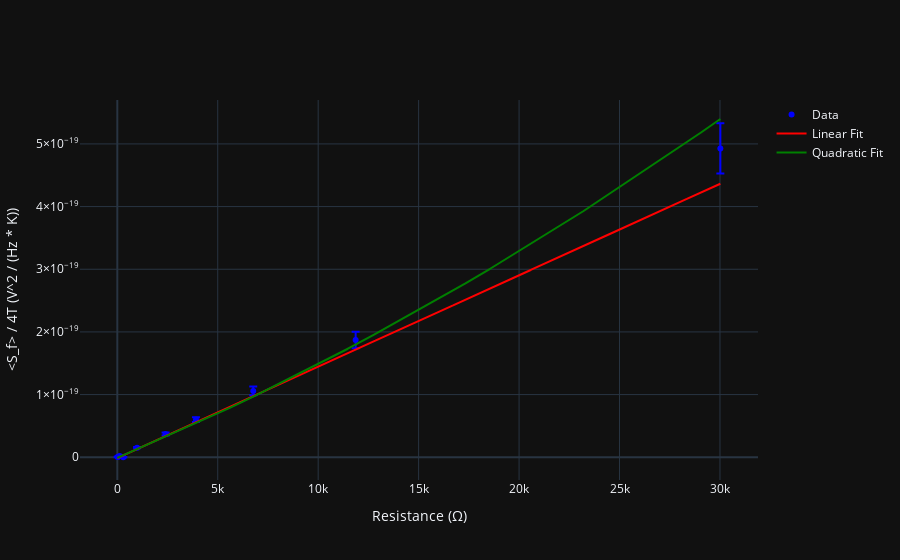
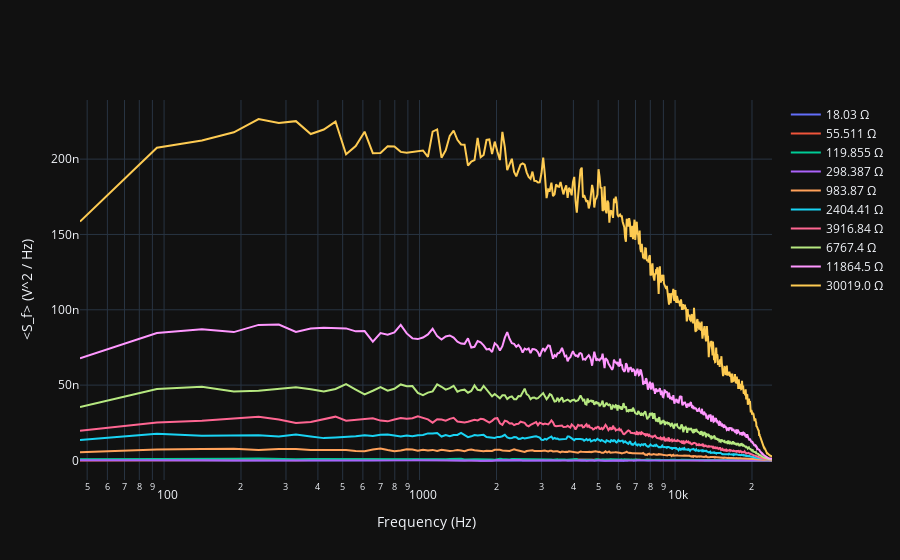

The notebook cell these images were saved under, in order:
### Code cell
# Noise data analysis

Temp = 21.1 + 273.15
Temp_std = 1

fs = 48000

Pden_arr = np.array([])
Pden_std_arr = np.array([])


def G_std_over_G(f, V_in, R_2):
    return np.sqrt( ( (3E-3 + 0.01 * G_piece_func(f) * V_in) / (G_piece_func(f) * V_in) ) ** 2
                                     + (( v_into_amp(3E-3, cR_1, R_2) + 0.01 * V_in) / V_in) ** 2)


color_arr = ['green', 'red', 'blue', 'orange', 'pink', 'cyan', 'purple']

fig2 = go.Figure()
fig2.update_layout(
    xaxis_title="Frequency (Hz)",
    yaxis_title="<S_f> (V^2 / Hz)",
    xaxis_type="log",
    template="plotly_dark"
)

# Spectral Analysis
r = 0
for v_dat1, v_dat2 in zip(v_data1_arr, v_data2_arr):
    f1, P_den1 = signal.welch(v_dat1, fs, nperseg=1024)
    f2, P_den2 = signal.welch(v_dat2, fs, nperseg=1024)
    fc, P_den_cross = signal.csd(v_dat1, v_dat2, fs, nperseg=1024)
    min_len = np.min([len(f1), len(f2), len(fc)])
    f = f1[1: min_len - 1].real
    P_den1 = P_den1[1: min_len - 1].real
    P_den2 = P_den2[1: min_len - 1].real
    P_den_cross = P_den_cross[1: min_len - 1].real
    P_den = P_den_cross

    P_den = P_den / G_piece_func(f) ** 2 / C_interp(f) ** 2
    f_flat = f[15:400]
    flat_P_den = P_den[15:400]

    fig2.add_trace(go.Scatter(
        x=f, y=P_den_cross,
        name='{} Ω'.format(R_arr[r]),
        mode='lines',
        # line=dict(
        #     color=color_arr[r]
        # )
    ))

    data_std = np.sqrt(
        np.sum(
            ( 2 * flat_P_den * np.sqrt( (2/40) ** 2 +
                                         (0.2 / G_piece_func(f_flat) + 0.01) ** 2) ) ** 2
        )
    ) / len(f_flat)
    Pden_std_arr = np.append(Pden_std_arr, np.sqrt(np.std(flat_P_den) ** 2 + data_std ** 2))
    Pden_arr = np.append(Pden_arr, np.mean(flat_P_den).real)
    r += 1


# Fitting data
def lin_func(x, a, b):
    return a*x + b

def quad_func(x, a, b, c):
    return a*x**2 + b*x + c

kb_slope_arr = Pden_arr / (4 * Temp)
kb_slope_std_arr = Pden_arr / (4 * Temp) * np.sqrt((Pden_std_arr / Pden_arr) ** 2 + (Temp_std / Temp) ** 2)

params_lin, cov_lin = curve_fit(lin_func, R_arr, kb_slope_arr, sigma=kb_slope_std_arr)
p_lin_err = np.sqrt(np.diag(cov_lin))

params_quad, cov_quad = curve_fit(quad_func, R_arr, kb_slope_arr, sigma=kb_slope_std_arr)
p_quad_err = np.sqrt(np.diag(cov_quad))

R_space = np.linspace(0, max(R_arr), 10000)


# Plotting
fig1 = go.Figure()
fig1.add_trace(go.Scatter(
    x=R_arr, y=kb_slope_arr,
    error_y=dict(
        type='data',
        array=kb_slope_std_arr,
        color='blue'
    ),
    name='Data', 
    mode='markers',
    marker=dict(
        color='blue'
    )
))

fig1.add_trace(go.Scatter(
    x=R_space, y=lin_func(R_space, *params_lin),
    name='Linear Fit',
    mode='lines',
    line=dict(
        color='red'
    )
))

fig1.add_trace(go.Scatter(
    x=R_space, y=quad_func(R_space, *params_quad),
    name='Quadratic Fit',
    mode='lines',
    line=dict(
        color='green'
    )
))

fig1.update_layout(
    xaxis_title='Resistance (Ω)',
    yaxis_title='<S_f> / 4T (V^2 / (Hz * K))',
    template="plotly_dark"
)

fig1.show()
fig1.write_image('S vs R plot.pdf')
fig1.write_image('S vs R plot.png')
fig2.show()
fig2.write_image('PSD per R.pdf')
fig2.write_image('PSD per R.png')

print('Lin param: {} +/- {} , Const param: {} +/- {}'.format(params_lin[0], p_lin_err[0], params_lin[1], p_lin_err[1]))
print('Quad param: {} +/- {} , Lin param: {} +/- {} , Const param: {} +/- {}'.format(params_quad[0], p_quad_err[0], params_quad[1],
                                                                                     p_quad_err[1], params_quad[2], p_quad_err[2]))

### Figure 1 — Plotly figure (JSON) as saved in the notebook; plotly's stock layout.template omitted (floating-point values rounded to 4 significant figures; data arrays with more than 128 entries replaced by an {"elided": "..."} marker saying what was removed)
{"data": [{"error_y": {"array": [3.695e-22, 3.493e-22, 4.146e-22, -3.074e-22, 1.008e-21, 2.372e-21, 3.772e-21, 7.139e-21, 1.329e-20, 4.018e-20], "color": "blue", "type": "data"}, "marker": {"color": "blue"}, "mode": "markers", "name": "Data", "type": "scatter", "x": [18.03, 55.51, 119.9, 298.4, 983.9, 2404.0, 3917.0, 6767.0, 11860.0, 30019], "y": [2.731e-22, 8.609e-22, 1.808e-21, -6.317e-24, 1.518e-20, 3.7e-20, 6.006e-20, 1.059e-19, 1.872e-19, 4.928e-19]}, {"line": {"color": "red"}, "mode": "lines", "name": "Linear Fit", "type": "scatter", "x": {"elided": "10000 float values"}, "y": {"elided": "10000 float values"}}, {"line": {"color": "green"}, "mode": "lines", "name": "Quadratic Fit", "type": "scatter", "x": {"elided": "10000 float values"}, "y": {"elided": "10000 float values"}}], "layout": {"xaxis": {"title": {"text": "Resistance (Ω)"}}, "yaxis": {"title": {"text": "<S_f> / 4T (V^2 / (Hz * K))"}}}}

### Figure 2 — Plotly figure (JSON) as saved in the notebook; plotly's stock layout.template omitted (floating-point values rounded to 4 significant figures; data arrays with more than 128 entries replaced by an {"elided": "..."} marker saying what was removed)
{"data": [{"mode": "lines", "name": "18.03 Ω", "type": "scatter", "x": {"elided": "511 float values"}, "y": {"elided": "511 float values"}}, {"mode": "lines", "name": "55.511 Ω", "type": "scatter", "x": {"elided": "511 float values"}, "y": {"elided": "511 float values"}}, {"mode": "lines", "name": "119.855 Ω", "type": "scatter", "x": {"elided": "511 float values"}, "y": {"elided": "511 float values"}}, {"mode": "lines", "name": "298.387 Ω", "type": "scatter", "x": {"elided": "511 float values"}, "y": {"elided": "511 float values"}}, {"mode": "lines", "name": "983.87 Ω", "type": "scatter", "x": {"elided": "511 float values"}, "y": {"elided": "511 float values"}}, {"mode": "lines", "name": "2404.41 Ω", "type": "scatter", "x": {"elided": "511 float values"}, "y": {"elided": "511 float values"}}, {"mode": "lines", "name": "3916.84 Ω", "type": "scatter", "x": {"elided": "511 float values"}, "y": {"elided": "511 float values"}}, {"mode": "lines", "name": "6767.4 Ω", "type": "scatter", "x": {"elided": "511 float values"}, "y": {"elided": "511 float values"}}, {"mode": "lines", "name": "11864.5 Ω", "type": "scatter", "x": {"elided": "511 float values"}, "y": {"elided": "511 float values"}}, {"mode": "lines", "name": "30019.0 Ω", "type": "scatter", "x": {"elided": "511 float values"}, "y": {"elided": "511 float values"}}], "layout": {"xaxis": {"title": {"text": "Frequency (Hz)"}, "type": "log"}, "yaxis": {"title": {"text": "<S_f> (V^2 / Hz)"}}}}
